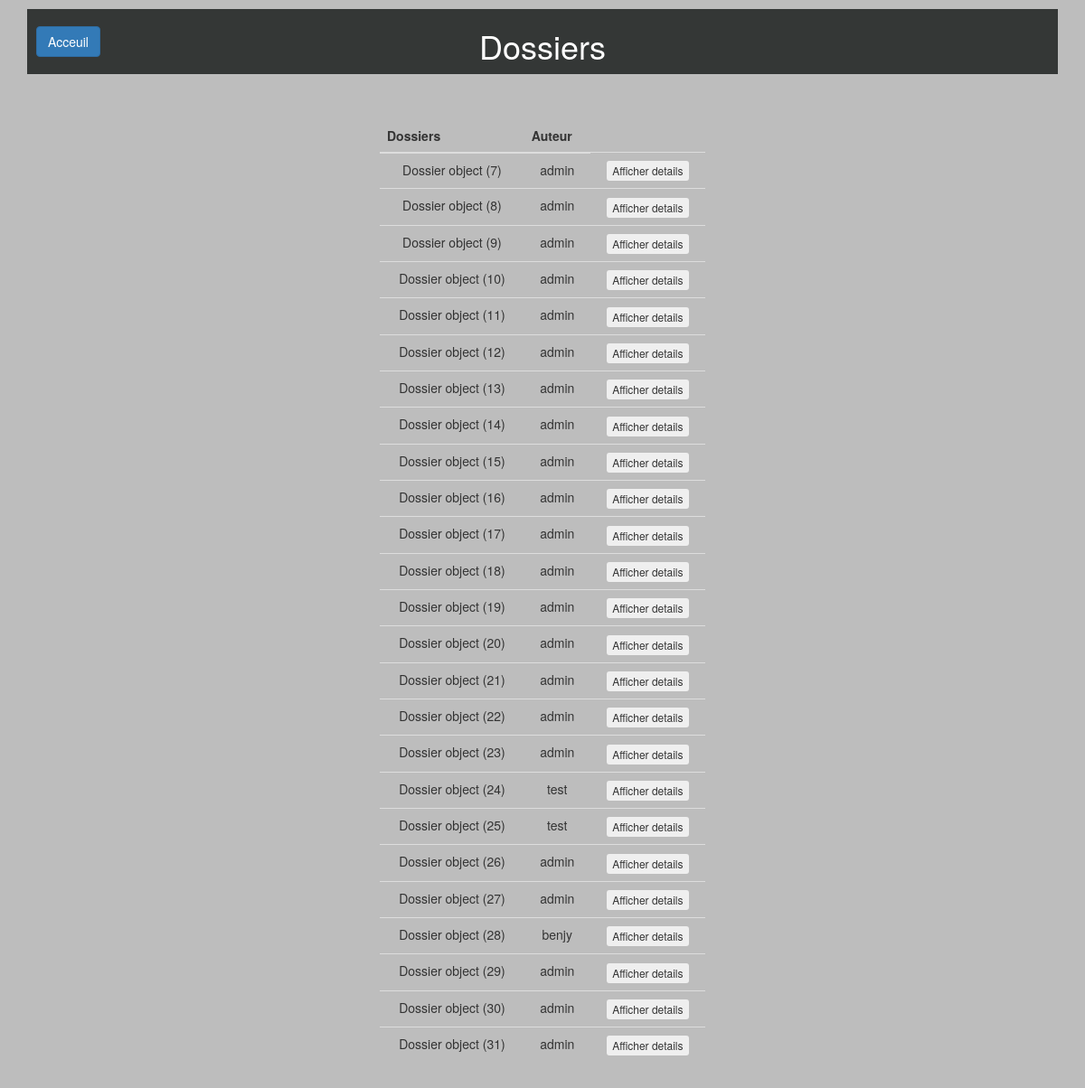
/consultertouslesdossiers/ (signed in), run on an earlier commit of the app's database.
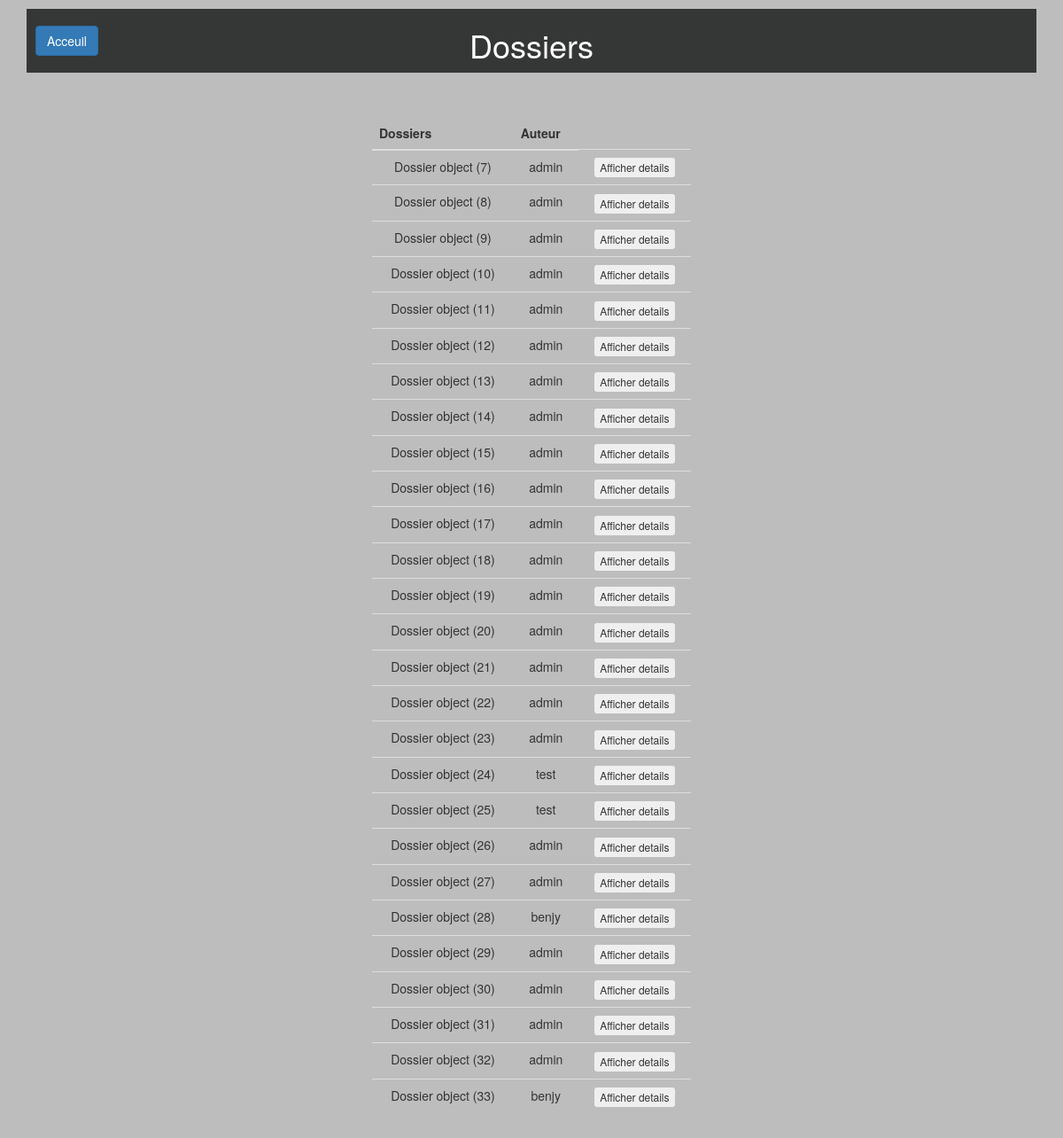
And on a later commit of the database.
### calculdej/models.py (models this page shows, shortened)
class Dossier(models.Model):
    titre = models.CharField(max_length=30,default="")
    auteur = models.ForeignKey(settings.AUTH_USER_MODEL, on_delete=models.CASCADE)
    dernier = models.BooleanField(default=True)

### consultertouslesdossiers/views.py (the view)
# urls.py: url('consultertouslesdossiers/', include('consultertouslesdossiers.urls')),
@login_required
@user_passes_test(check_user)
def consultertouslesdossiers(request):
    dossiers = Dossier.objects.all()
    return render(request, 'consultertouslesdossiers/consultertouslesdossiers.html', locals())

### consultertouslesdossiers/views.py (called while the page is built)
def check_user(user):
    if user.is_authenticated:
        username = user.get_username()
    return username=='admin'

### consultertouslesdossiers/templates/consultertouslesdossiers/consultertouslesdossiers.html (shortened to what this page needs)
{% extends "base.html" %}
{% block header %}<h1>Dossiers</h1>{% endblock %}
{% block content %}
<table class="table">
  <thead>
       <tr>
           <th>Dossiers</th>
           <th>Auteur</th>
       </tr>
   </thead>
   <tbody>
       {% for d in dossiers %}
       <tr>
           <td>{{ d }}</td>
           <td>{{ d.auteur }}</td>
           <td>
             <form method="post">
                 <button class="btn btn-xs" type="submit" name="btnaffdetails" value="{{d.id}}">Afficher details</button>
             </form>
          </td>
       </tr>
      {%endfor%}
    </tbody>
</table>
{% endblock %}

What changed in the data, as far as the page shows it:
added Dossier: id "Dossier object (32)", auteur "admin"
added Dossier: id "Dossier object (33)", auteur "benjy"
